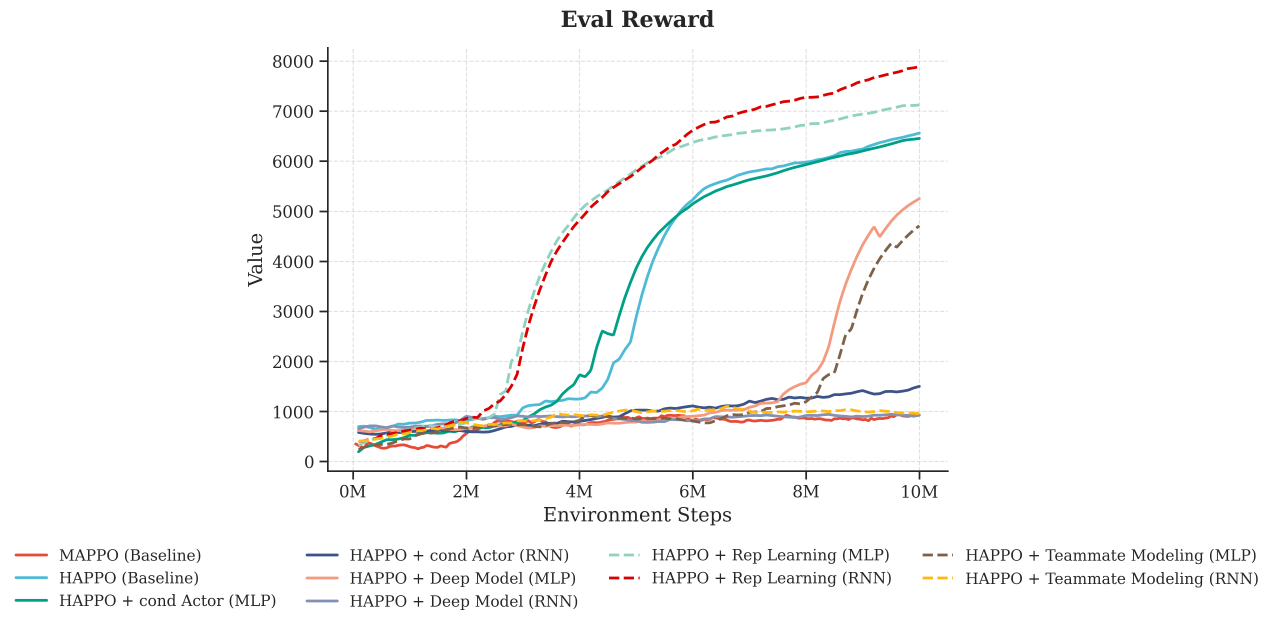
#> input picture humanoid_visualization/eval_reward.png, 3825 x 1877 px, given in place of humanoid_visualization, which was not available (shown at 1/3 size)
$ python merge_images.py --imgs humanoid_visualization
#> lines starting #> are read from the running program, lines starting #| are printed output that depends on the picture; pictures that were not available may be replaced by others from this repository, and a replacement may not be noted
import os
import math
import argparse
from PIL import Image, ImageDraw, ImageFont


def excel_style_label(idx: int) -> str:
    """
    0 -> a, 1 -> b, ..., 25 -> z, 26 -> aa, ...
    """
    s = ""
    idx += 1
    while idx > 0:
        idx -= 1
        s = chr(ord("a") + (idx % 26)) + s
        idx //= 26
    return f"({s})"


def auto_grid(n):
    """
    Choose a near-square grid layout.
    """
    cols = math.ceil(math.sqrt(n))
    rows = math.ceil(n / cols)
    return rows, cols


def infer_grid(n, layout, rows, cols):
    if layout == "horizontal":
        return 1, n
    elif layout == "vertical":
        return n, 1
    elif layout in ("grid", "auto"):
        if rows is not None and cols is not None:
            return rows, cols
        elif rows is not None:
            cols = math.ceil(n / rows)
            return rows, cols
        elif cols is not None:
            rows = math.ceil(n / cols)
            return rows, cols
        else:
            return auto_grid(n)
    else:
        raise ValueError(f"Unknown layout: {layout}")


def resize_images(imgs, unify_by="none"):
    """
    unify_by:
        - none
        - height: resize all images to same height (min height)
        - width: resize all images to same width (min width)
    """
    if unify_by == "none":
        return imgs

    resized = []

    if unify_by == "height":
        target_h = min(img.height for img in imgs)
        for img in imgs:
            new_w = int(img.width * target_h / img.height)
            resized.append(img.resize((new_w, target_h), Image.LANCZOS))

    elif unify_by == "width":
        target_w = min(img.width for img in imgs)
        for img in imgs:
            new_h = int(img.height * target_w / img.width)
            resized.append(img.resize((target_w, new_h), Image.LANCZOS))
    else:
        raise ValueError(f"Unknown unify_by: {unify_by}")

    return resized


def get_font(font_size):
    candidates = [
        "DejaVuSans-Bold.ttf",
        "/System/Library/Fonts/Supplemental/Arial Bold.ttf",
        "/System/Library/Fonts/Supplemental/Helvetica.ttc",
        "/usr/share/fonts/truetype/dejavu/DejaVuSans-Bold.ttf",
    ]
    for fp in candidates:
        try:
            return ImageFont.truetype(fp, font_size)
        except:
            continue
    return ImageFont.load_default()


def get_label_position(pos, x, y, w, h, text_w, text_h, pad=8):
    if pos == "tl":
        return x + pad, y + pad
    elif pos == "tr":
        return x + w - text_w - pad, y + pad
    elif pos == "bl":
        return x + pad, y + h - text_h - pad
    elif pos == "br":
        return x + w - text_w - pad, y + h - text_h - pad
    else:
        return x + pad, y + pad


def merge_images(
    img_paths,
    out_path="merged.png",
    layout="auto",
    rows=None,
    cols=None,
    gap=20,
    margin=20,
    bg_color="white",
    unify_by="none",
    add_labels=False,
    label_pos="tl",
    font_size=28,
):
#> called with out_path = 'merged.png', layout = 'auto', gap = 20, margin = 20, bg_color = 'white', unify_by = 'none', add_labels = False, label_pos = 'tl'
    imgs = [Image.open(p).convert("RGB") for p in img_paths]
#> imgs = 1 item
    imgs = resize_images(imgs, unify_by=unify_by)

    n = len(imgs)
#> n = 1
    rows, cols = infer_grid(n, layout, rows, cols)
#> rows = 1; cols = 1

    cell_w = max(img.width for img in imgs)
#> cell_w = 3825
    cell_h = max(img.height for img in imgs)
#> cell_h = 1877

    canvas_w = margin * 2 + cols * cell_w + (cols - 1) * gap
#> canvas_w = 3865
    canvas_h = margin * 2 + rows * cell_h + (rows - 1) * gap
#> canvas_h = 1917

    canvas = Image.new("RGB", (canvas_w, canvas_h), bg_color)
#> canvas: PIL image 3865x1917 RGB; every value is 255
    draw = ImageDraw.Draw(canvas)
    font = get_font(font_size)

    for idx, img in enumerate(imgs):
        r = idx // cols
        c = idx % cols

        cell_x = margin + c * (cell_w + gap)
        cell_y = margin + r * (cell_h + gap)

        paste_x = cell_x + (cell_w - img.width) // 2
        paste_y = cell_y + (cell_h - img.height) // 2

        canvas.paste(img, (paste_x, paste_y))

        if add_labels:
            label = excel_style_label(idx)
            bbox = draw.textbbox((0, 0), label, font=font)
            text_w = bbox[2] - bbox[0]
            text_h = bbox[3] - bbox[1]

            lx, ly = get_label_position(
                label_pos, paste_x, paste_y, img.width, img.height, text_w, text_h
            )
            draw.text((lx, ly), label, fill="black", font=font)
#> this loop made 1 pass
#> (r, c, cell_x, cell_y, paste_x, paste_y) on pass 1: (0, 0, 20, 20, 20, 20)
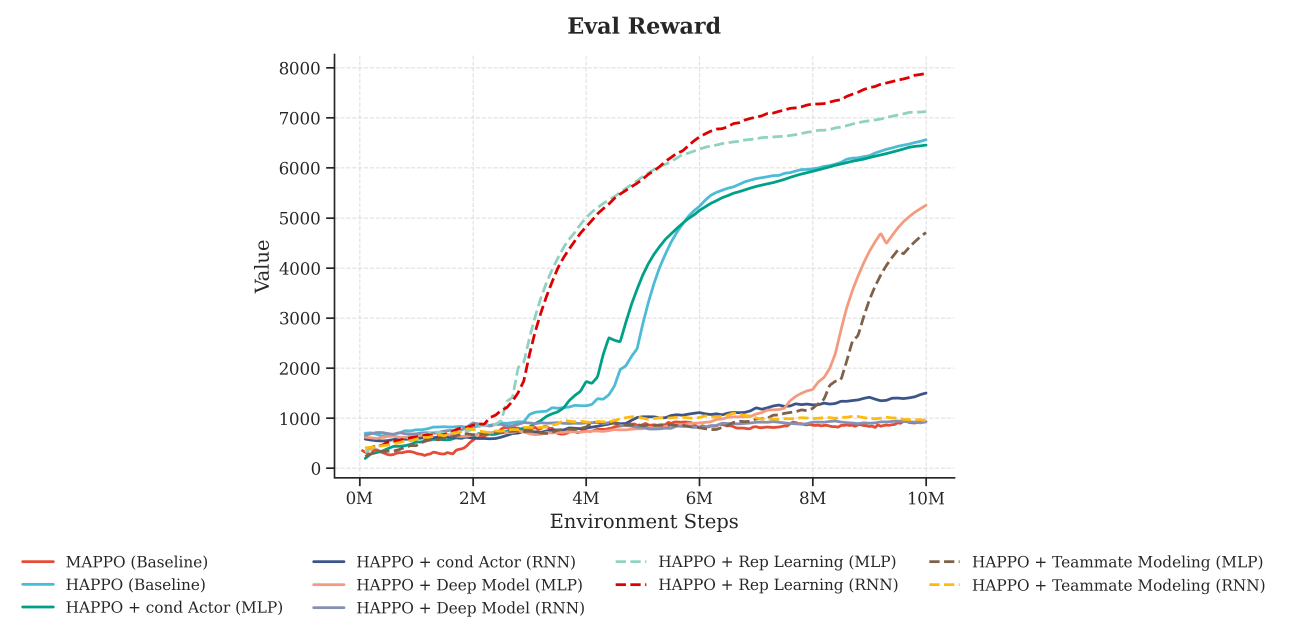
#> canvas: PIL image 3865x1917 RGB (shown at 1/3 size); mean R, G, B 249.6, 249.4, 249.1

    out_dir = os.path.dirname(out_path)
    if out_dir:
        os.makedirs(out_dir, exist_ok=True)

    canvas.save(out_path, dpi=(300, 300))
    print(f"Saved merged image to: {out_path}")
    print(f"Layout: {rows} x {cols}")
#| Layout: 1 x 1
    print(f"Canvas size: {canvas_w} x {canvas_h}")
#| Canvas size: 3865 x 1917


def main():
    parser = argparse.ArgumentParser(
        description="Merge arbitrary number of images with flexible layout."
    )

    parser.add_argument(
        "--imgs",
        type=str,
        nargs="+",
        required=True,
        help="Input image paths",
    )
    parser.add_argument(
        "--out",
        type=str,
        default="merged.png",
        help="Output image path",
    )
    parser.add_argument(
        "--layout",
        type=str,
        choices=["horizontal", "vertical", "grid", "auto"],
        default="auto",
        help="Layout mode",
    )
    parser.add_argument(
        "--rows",
        type=int,
        default=None,
        help="Number of rows (for grid/auto)",
    )
    parser.add_argument(
        "--cols",
        type=int,
        default=None,
        help="Number of cols (for grid/auto)",
    )
    parser.add_argument(
        "--gap",
        type=int,
        default=20,
        help="Gap between images",
    )
    parser.add_argument(
        "--margin",
        type=int,
        default=20,
        help="Outer margin",
    )
    parser.add_argument(
        "--bg_color",
        type=str,
        default="white",
        help="Background color",
    )
    parser.add_argument(
        "--unify_by",
        type=str,
        choices=["none", "height", "width"],
        default="none",
        help="Resize all images to same height or width before merging",
    )
    parser.add_argument(
        "--labels",
        action="store_true",
        help="Add subplot labels like (a), (b), (c)",
    )
    parser.add_argument(
        "--label_pos",
        type=str,
        choices=["tl", "tr", "bl", "br"],
        default="tl",
        help="Label position",
    )
    parser.add_argument(
        "--font_size",
        type=int,
        default=28,
        help="Label font size",
    )

    args = parser.parse_args()

    merge_images(
        img_paths=args.imgs,
        out_path=args.out,
        layout=args.layout,
        rows=args.rows,
        cols=args.cols,
        gap=args.gap,
        margin=args.margin,
        bg_color=args.bg_color,
        unify_by=args.unify_by,
        add_labels=args.labels,
        label_pos=args.label_pos,
        font_size=args.font_size,
    )


if __name__ == "__main__":
    main()

$ run again, on humanoid_visualization/train_average_episode_reward.png
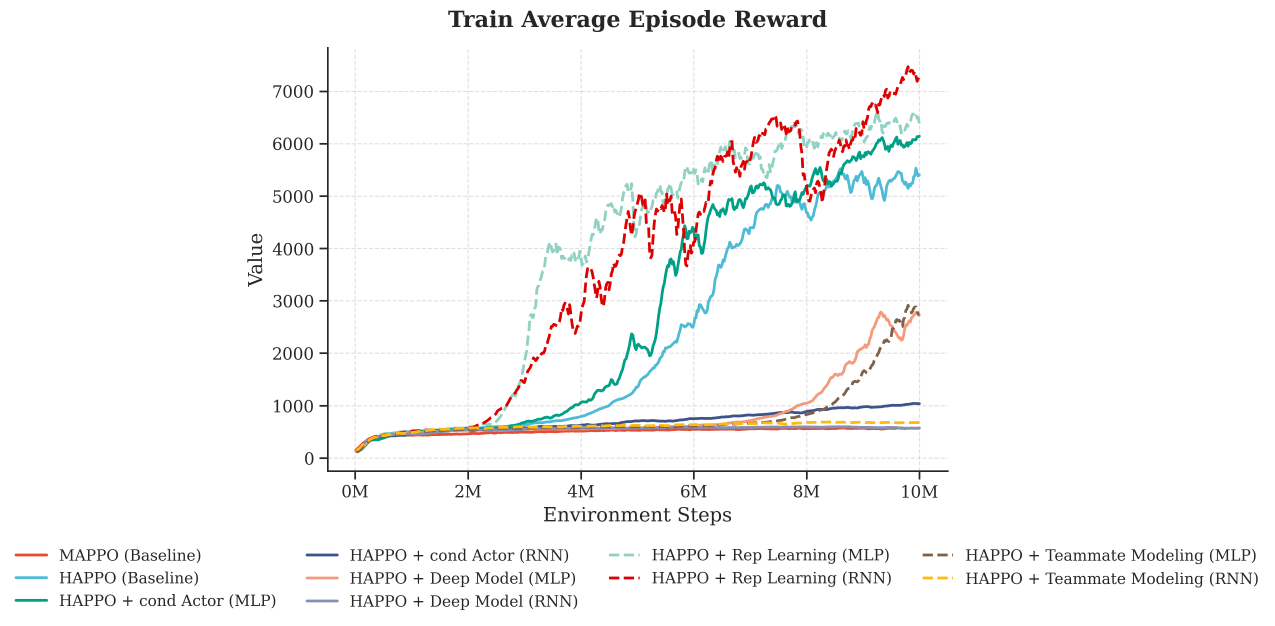
#> input picture humanoid_visualization/train_average_episode_reward.png, 3825 x 1877 px, given in place of humanoid_visualization, which was not available (shown at 1/3 size)
#> imgs = 1 item
#> n = 1
#> cell_w = 3825
#> cell_h = 1877
#> canvas_w = 3865
#> canvas_h = 1917
#> the loop in merge_images, `for idx, img in enumerate(imgs):` made 1 pass
#> (r, c, cell_x, cell_y, paste_x, paste_y) on pass 1: (0, 0, 20, 20, 20, 20)
#> after the loop in merge_images, `for idx, img in enumerate(imgs):`:
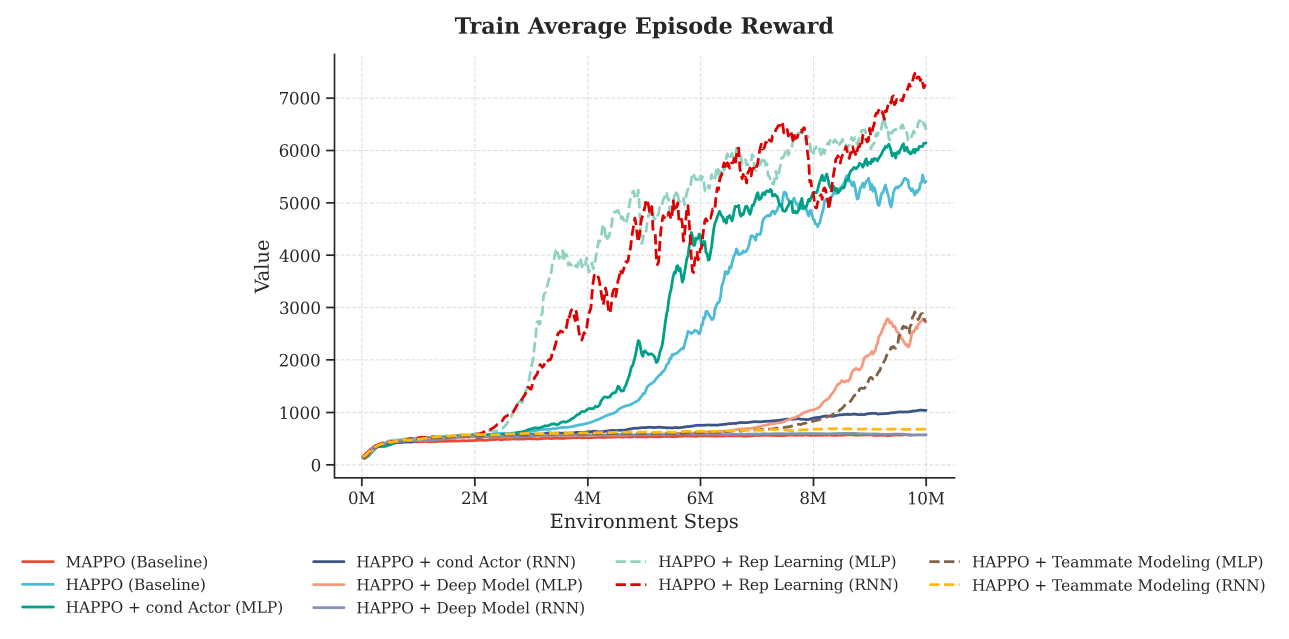
#> canvas: PIL image 3865x1917 RGB (shown at 1/3 size); mean R, G, B 248.7, 248.5, 248.2
#| Layout: 1 x 1
#| Canvas size: 3865 x 1917
